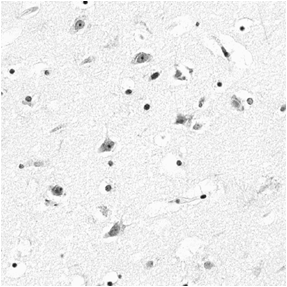
#> input picture Exercicios/# 7 - Morfologia Matemática/Img4.bmp, 287 x 287 px, found by its file name
$ python ex4..py
#> lines starting #> are read from the running program, lines starting #| are printed output that depends on the picture; after the words box and inside, x2 and y2 are one past the last pixel; in counts of white or black regions, pixels touching at a corner belong together
# 4. Construa um programa que receba a imagem A, forneça uma imagem limiarizada
# parecida com a indicada em B. Caso necessário, considere o método de Otsu para
# obter a solução mais apropriada. Em seguida, aplique a operação morfológica
# necessária para obter um resultado similar ao indicado em C.
# Indique qual o valor de liminar escolhido e o elemento estruturante aplicado para obter C.


# Importação das bibliotecas necessárias
import os
import cv2
import numpy as np
import matplotlib.pyplot as plt
from PIL import Image

# Carregamento da imagem
caminho = os.path.abspath(os.path.dirname(__file__))+'\\Img4.bmp'
image_pil = Image.open(caminho)
#> image_pil is the input picture: PIL image 287x287 RGB; min 12, max 255, mean 237.6
image = np.array(image_pil)
image_gray = cv2.cvtColor(image, cv2.COLOR_BGR2GRAY)

# Limiarização da imagem usando o método de Otsu
valor_limiar, limiarizada = cv2.threshold(
    image_gray, 0, 255, cv2.THRESH_BINARY_INV + cv2.THRESH_OTSU)
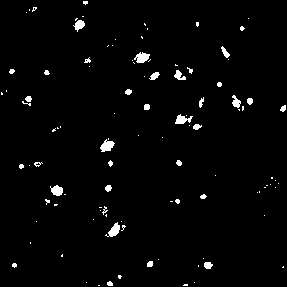
#> limiarizada: shape (287, 287); 2.2% white; 104 white regions (72 under 20 px), largest, box (x1, y1, x2, y2) and area: (100, 139, 115, 152) 117, (134, 52, 150, 63) 114, (105, 222, 120, 237) 110
#> valor_limiar = 189

# Criação do elemento estruturante
# Neste exemplo, estamos usando um kernel quadrado 5x5.
kernel = np.ones((5, 5), np.uint8)

# Aplicação da operação morfológica
# estamos usando a operação de abertura (erosão seguida de dilatação)
morfologica = cv2.morphologyEx(limiarizada, cv2.MORPH_OPEN, kernel)
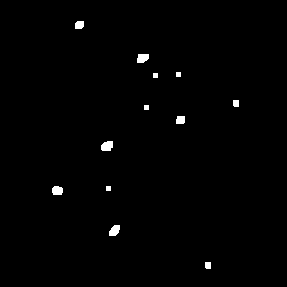
#> morfologica: shape (287, 287); 0.84% white; 12 white regions, largest, box (x1, y1, x2, y2) and area: (101, 141, 113, 151) 101, (137, 54, 149, 63) 92, (109, 225, 120, 236) 92

# Exibição das imagens
plt.subplot(131), plt.imshow(image_gray, 'gray'), plt.title('Original')
plt.subplot(132), plt.imshow(limiarizada, 'gray'), plt.title('Limiarizada')
plt.subplot(133), plt.imshow(morfologica, 'gray'), plt.title('Morfologica')
plt.show()
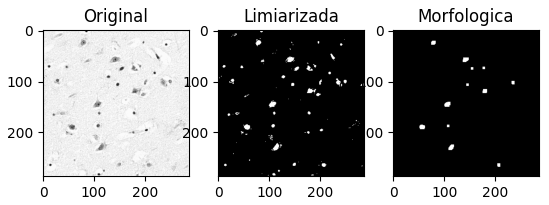
#> figure drawn by matplotlib, 3 panels

# Impressão do valor do limiar e do elemento estruturante
print(f"O valor do limiar escolhido pelo método de Otsu é: {valor_limiar}")
#| O valor do limiar escolhido pelo método de Otsu é: 189.0
print(f"O elemento estruturante aplicado é um kernel quadrado 5x5:\n {kernel}")

$ run again, with Exercicios/# 7 - Morfologia Matemática/Img1.bmp copied over Exercicios/# 7 - Morfologia Matemática/Img4.bmp
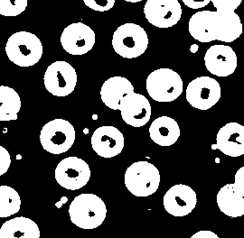
#> input picture Exercicios/# 7 - Morfologia Matemática/Img1.bmp, 244 x 238 px, found by its file name
#> image_pil is the input picture: PIL image 244x238 RGB; mean R, G, B 91, 90.4, 90.4
#> `valor_limiar, limiarizada = cv2.threshold( image_gray, 0, 255, cv2.THR..`:
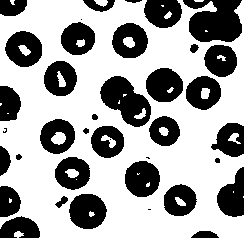
#> limiarizada: shape (238, 244); 64.4% white; 38 black regions (5 under 20 px), largest, box (x1, y1, x2, y2) and area: (183, 0, 242, 42) 1850, (100, 76, 151, 127) 1492, (69, 194, 107, 229) 1022
#> valor_limiar = 125
#> morfologica: shape (238, 244); 62.7% white; 24 black regions (2 under 20 px), largest, box (x1, y1, x2, y2) and area: (100, 0, 244, 146) 8016, (0, 186, 40, 238) 1259, (55, 194, 107, 229) 1131
#> `plt.show()`:
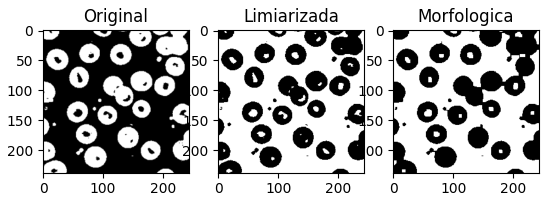
#> figure drawn by matplotlib, 3 panels
#| O valor do limiar escolhido pelo método de Otsu é: 125.0

$ run again, with Exercicios/# 7 - Morfologia Matemática/Img3.bmp copied over Exercicios/# 7 - Morfologia Matemática/Img4.bmp
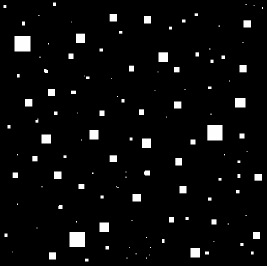
#> input picture Exercicios/# 7 - Morfologia Matemática/Img3.bmp, 267 x 266 px, found by its file name
#> image_pil is the input picture: PIL image 267x266 RGB; mean R, G, B 10.8, 10.8, 10.8
#> `valor_limiar, limiarizada = cv2.threshold( image_gray, 0, 255, cv2.THR..`:
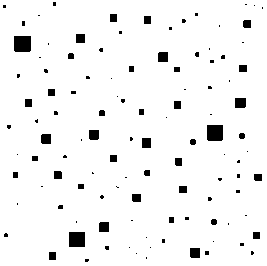
#> limiarizada: shape (266, 267); 95.3% white; 110 black regions (71 under 20 px), largest, box (x1, y1, x2, y2) and area: (14, 36, 31, 52) 270, (207, 125, 223, 141) 254, (69, 232, 85, 247) 240
#> valor_limiar = 83
#> `plt.show()`:
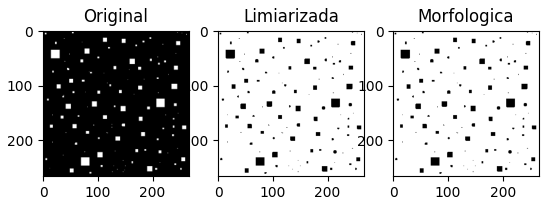
#> figure drawn by matplotlib, 3 panels
#| O valor do limiar escolhido pelo método de Otsu é: 83.0

$ run again, with Exercicios/# 7 - Morfologia Matemática/img2.bmp copied over Exercicios/# 7 - Morfologia Matemática/Img4.bmp
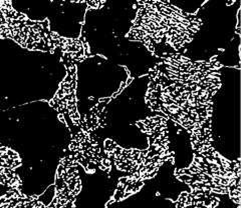
#> input picture Exercicios/# 7 - Morfologia Matemática/img2.bmp, 241 x 208 px, found by its file name
#> image_pil is the input picture: PIL image 241x208 RGB; min 0, max 255, mean 52.7
#> `valor_limiar, limiarizada = cv2.threshold( image_gray, 0, 255, cv2.THR..`:
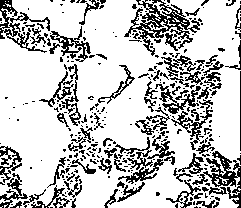
#> limiarizada: shape (208, 241); 76.5% white; black in thin lines or dots
#> valor_limiar = 96
#> morfologica: shape (208, 241); 54.5% white; 26 black regions (23 under 20 px), largest, box (x1, y1, x2, y2) and area: (0, 0, 241, 208) 22659, (201, 0, 209, 8) 30, (218, 48, 225, 52) 22
#> `plt.show()`:
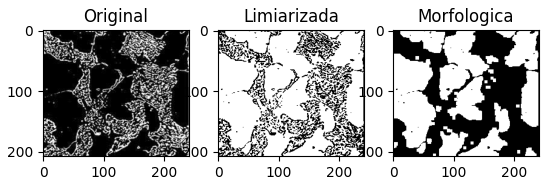
#> figure drawn by matplotlib, 3 panels
#| O valor do limiar escolhido pelo método de Otsu é: 96.0
